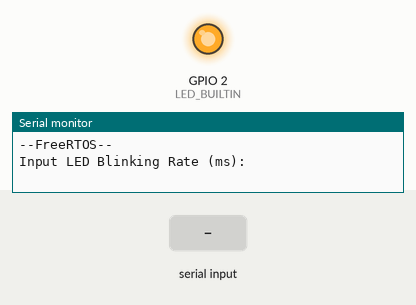
Recording of a program running on a simulated ESP32. Shown: output pins drawn as LEDs (lit = HIGH), the last lines printed to the serial monitor. Dashed ring = blinking. The test bench sets the inputs (shaded band).

Above: at 2.2 s.
2.3 s: "5\n" received over Serial
At 3.2 s:
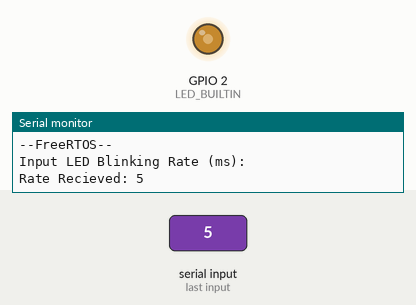
4.0 s: "90,45\n" received over Serial
At 4.31 s:
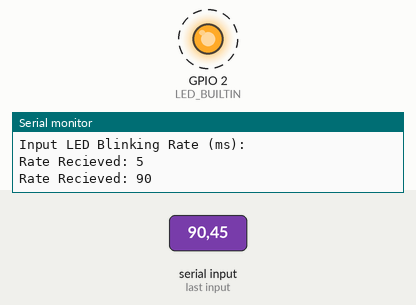
Timing chart, 0 to 13.0 s (numbered marks = the images above; inputs shaded):
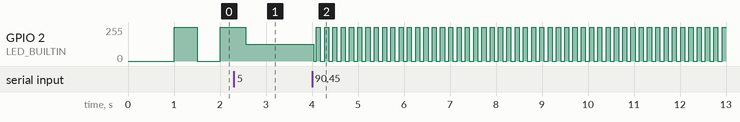

The program:

main.cpp
```cpp
#include <Arduino.h>
#include <stdlib.h>

#define LED_BUILTIN 2

// Use only core 1 for demo purposes
#if CONFIG_FREERTOS_UNICORE
  static const BaseType_t app_cpu = 0;
#else
  static const BaseType_t app_cpu = 1;
#endif

  TaskHandle_t input_handle = nullptr;
  TaskHandle_t blink_LED_handle = nullptr;

  volatile int User_Rate = 500;
  void task_input(void *paramater)
  {
    Serial.println("--FreeRTOS--");
    Serial.println("Input LED Blinking Rate (ms): ");
    char input_buffer[20];
    while (1)
    {
        int len = Serial.readBytesUntil('\n', input_buffer, sizeof(input_buffer) - 1);
        if (len > 0){
          input_buffer[len] = '\0';
          User_Rate = atoi(input_buffer);
          int users_input = User_Rate;
          Serial.printf("\nRate Recieved: %d\n", users_input);
          memset(input_buffer, 0, 20);
        }
    }
}

void task_blink_LED(void * paramater){
  while (1){
    digitalWrite(LED_BUILTIN, HIGH);
    vTaskDelay(User_Rate/ portTICK_PERIOD_MS);
    digitalWrite(LED_BUILTIN, LOW);
    vTaskDelay(User_Rate/ portTICK_PERIOD_MS);
  }
}


  void setup()
  {
    pinMode(LED_BUILTIN, OUTPUT);
    Serial.begin(115200);
    vTaskDelay(1000 / portTICK_PERIOD_MS);
    xTaskCreatePinnedToCore(
        task_input,     // task func
        "Serial Input", // name for debugging
        4096,           // stack size
        nullptr,        // paramaters
        1,              // priority
        &input_handle,  // task handle
        app_cpu         // which cpu
    );

    xTaskCreatePinnedToCore(
        task_blink_LED,
        "Blink LED",
        4096,
        nullptr,
        1,
        &blink_LED_handle,
        app_cpu
      );
  }

void loop() {
  // Not used because we run FreeRTOS tasks instead
}
```

Measured:
- after the input at 4.0 s, GPIO 2 (LED_BUILTIN): alternates 255/255 for 0.09 s and 0/255 for 0.09 s, starting at once
